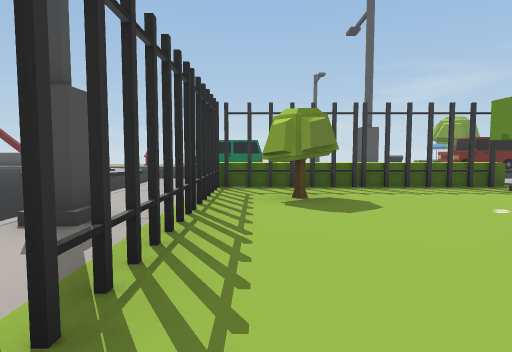
View 1 (above)

24 first-person views from a walk through a Unity game level. The camera is 1.3 m above the floor, tilts 4° down and sees 75° across. The floor is counted in squares, 2 m on a side. Each view is taken from the middle of a square. On the plan, view 1 faces up. The plan holds only what a view shows up to about 10 squares ahead; the rest is blank. The place goes on beyond the plan.

View 2
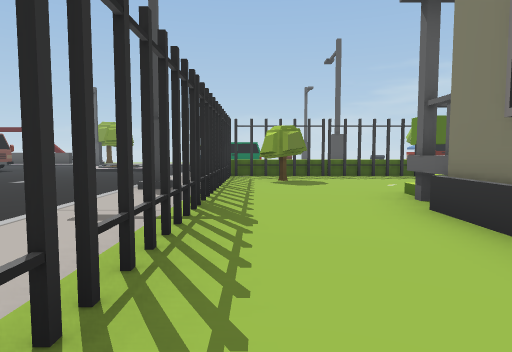

View 3
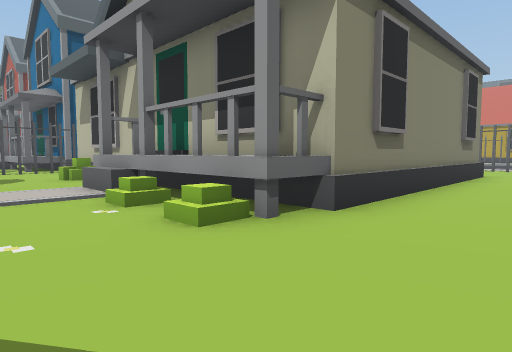

View 4
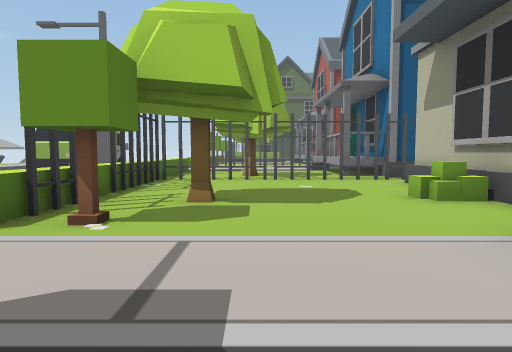

View 5
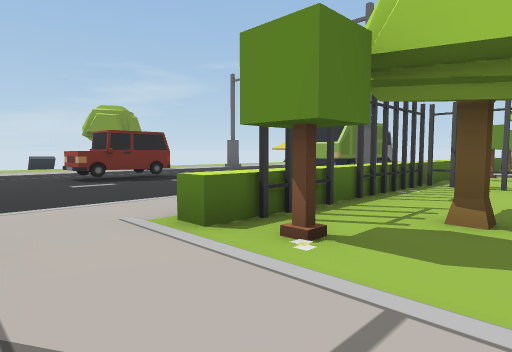

View 6
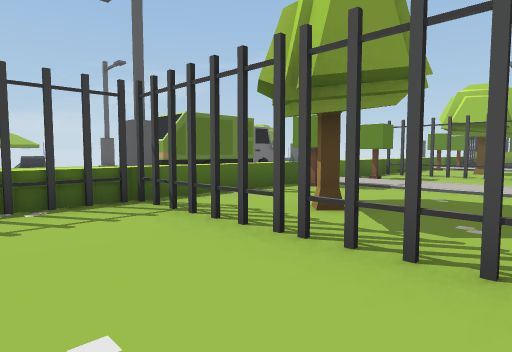

View 7
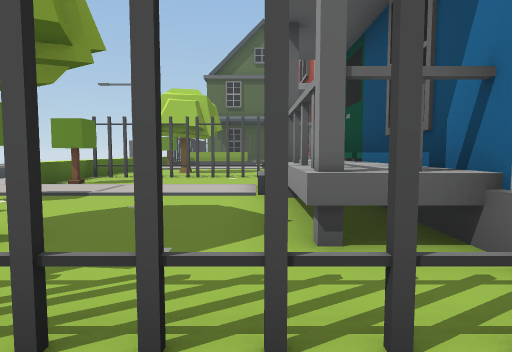

View 8
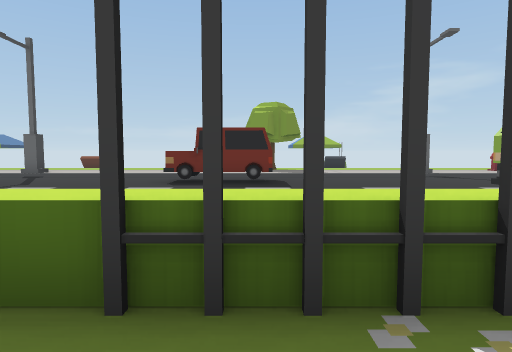

View 9
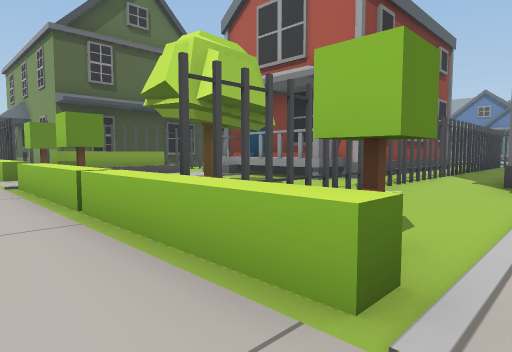

View 10
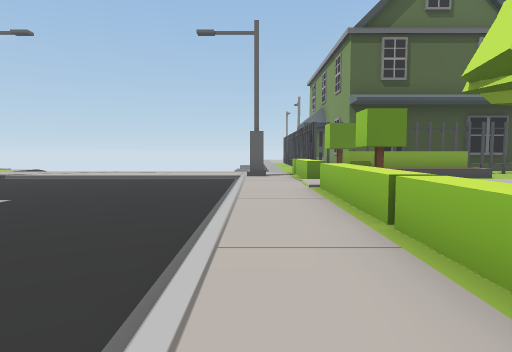

View 11
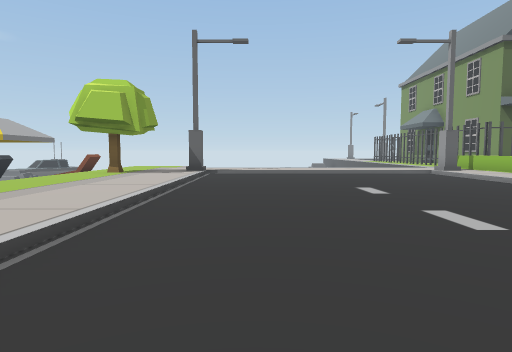

View 12
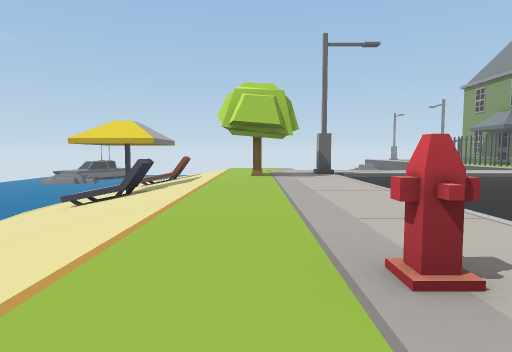

View 13
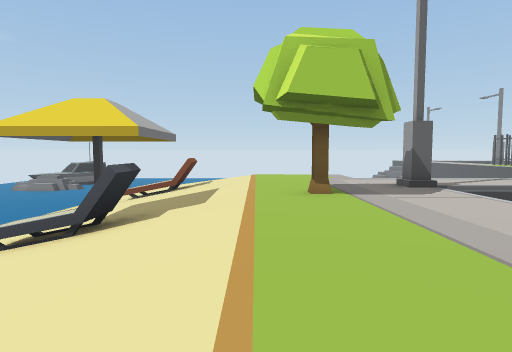

View 14
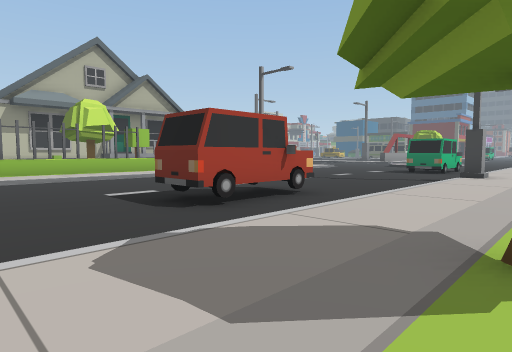

View 15
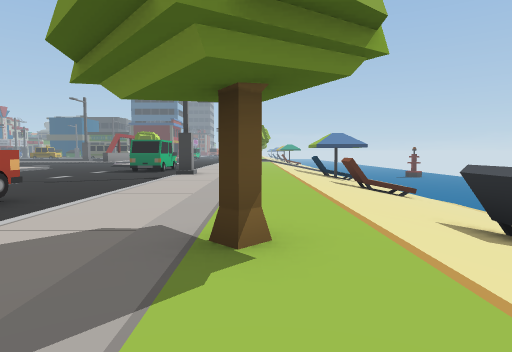

View 16
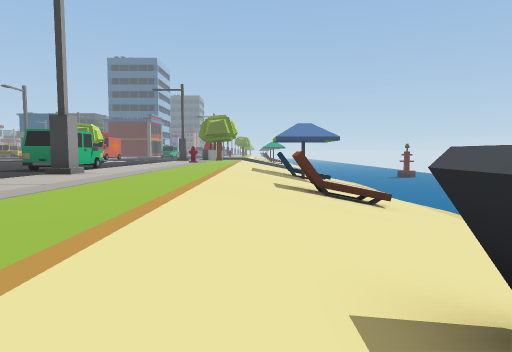

View 17
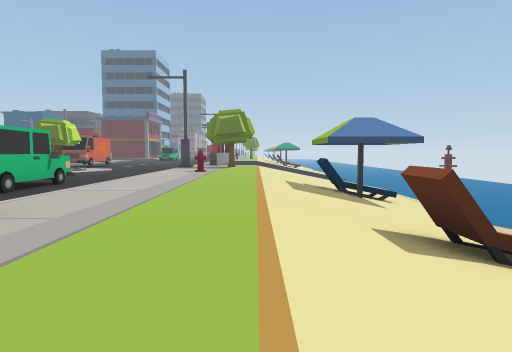

View 18
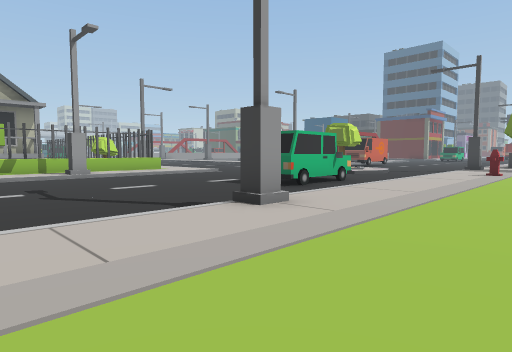

View 19
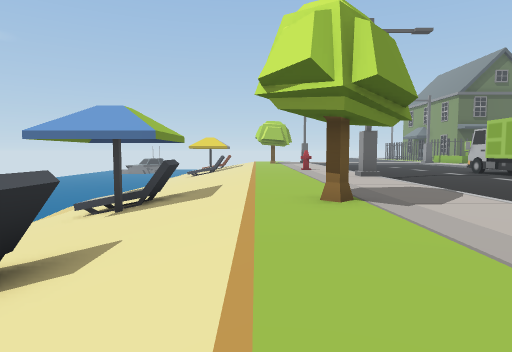

View 20
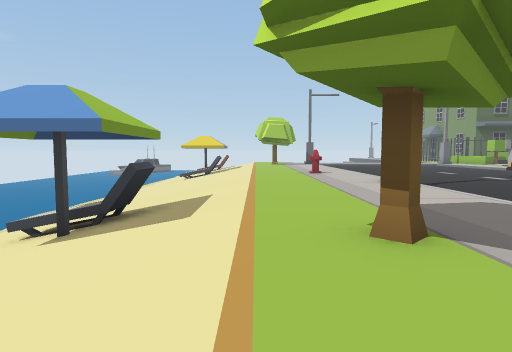

View 21
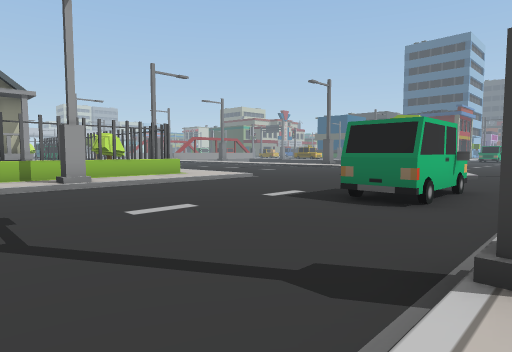

View 22
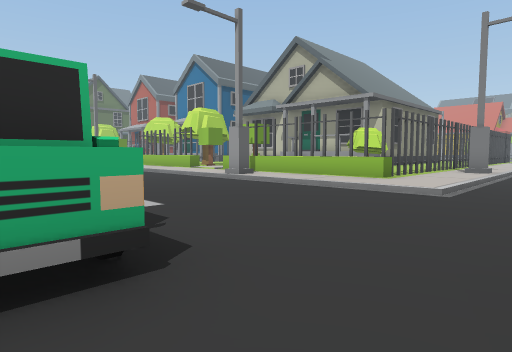

View 23
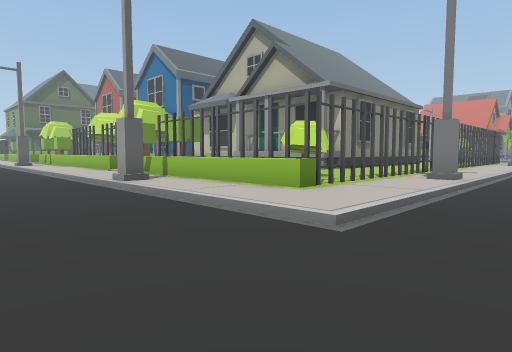

View 24
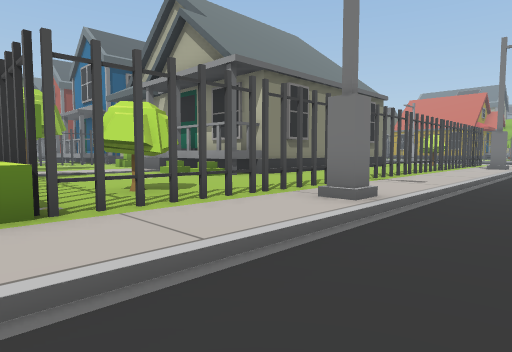

### Floor plan
Key: @ floor where view 1 was taken; # wall or solid block; x gap in a wall; . main floor; - floor 0.25 m lower than the main floor; / step, stairs or slope; = window, fence, low wall or low ledge; ^ raised ledge; T tree; H thing the floor can be seen under or through; B bush; F fence; C car; R truck; Y hydrant; O other object.
Columns run from 4 left of view 1 to 32 right of it. Each row starts with its distance up from view 1.
 22 OO////O//////O///OO////   ////OO///OO
 21 O/////O//////O////O//// //////O////OO
 20 ////////////////////////////////////
 19 ............................../.....
 18 ...............T..............T.....
 17 .......................Y............
 16 .......#...........#.........../#.
 15 --------------------------------..
 14 --CCC-------CCC-----------------..
 13 --C C-------CCC-----------------..
 12 --------------------------------.
 11 -----------------       --------.
 10 -----------------  ###R --------.
  9 -----------------      ---------.
  8 --.....#.........#   ........../#
  7 --..^^^^^..^^^^^^OOO .OOOOOOO.OOOO
  6 --..#.=.T..TF...#..T..T. .  T T ##
  5 --..TT.......T..#.......#.     O#
  4 --.H.T...........T......x.T    O
  3 --HH............H.......#......O
  2 --.H...^B^^.....H...^^..#..../=O
  1  -....^^^^^#B###H^^^^^..#.===
  0  -.x@.#        ########.#####
 -1  -.#..#                .##
 -2  -....#                .#
 -3  -.#..#                .#

Positions as (right, up) in squares from view 1, and headings:
1: (0, 0), facing up
2: (0, -3), facing up
3: (0, 4), facing down-right
4: (4, 4), facing right
5: (5, 4), facing up-right
6: (10, 2), facing up-right
7: (11, 2), facing right
8: (10, 5), facing up
9: (17, 8), facing down-right
10: (18, 8), facing right
11: (17, 14), facing right
12: (17, 18), facing right
13: (21, 19), facing right
14: (13, 18), facing down-left
15: (13, 18), facing left
16: (10, 20), facing left
17: (6, 19), facing left
18: (6, 19), facing down-left
19: (6, 19), facing right
20: (8, 19), facing right
21: (5, 16), facing down-left
22: (-4, 14), facing down-right
23: (-4, 11), facing down-right
24: (-4, 7), facing down-right
